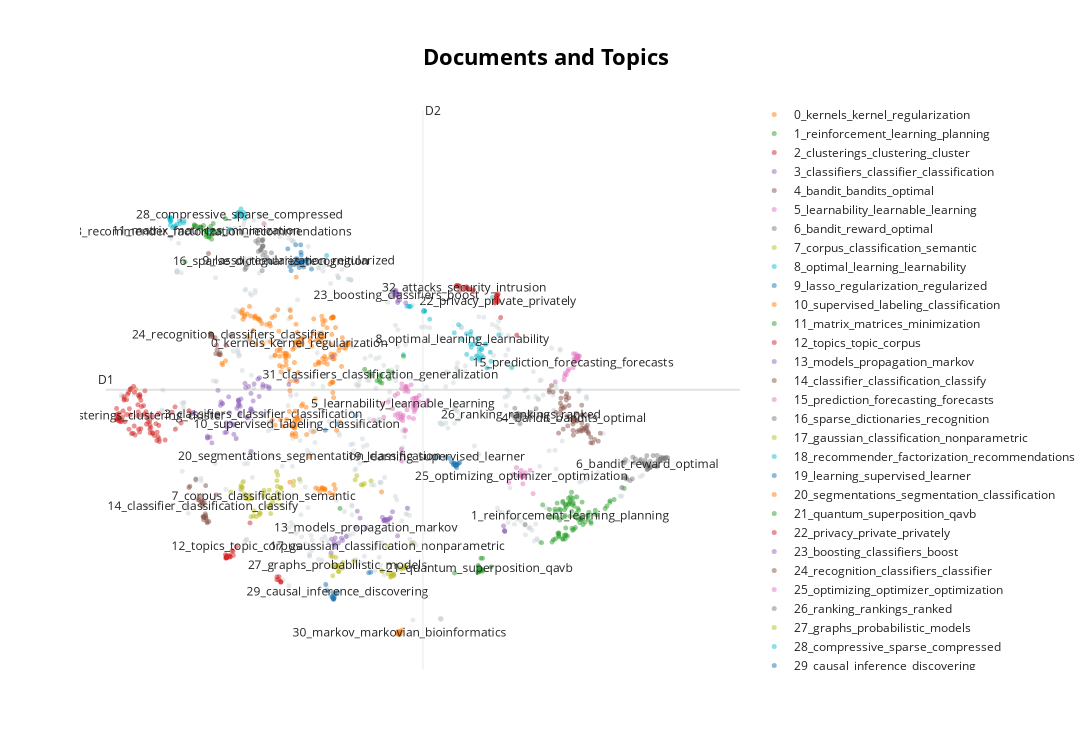

The code cell stored with this chart in its notebook:
### Code cell
topic_model.visualize_documents(data)
